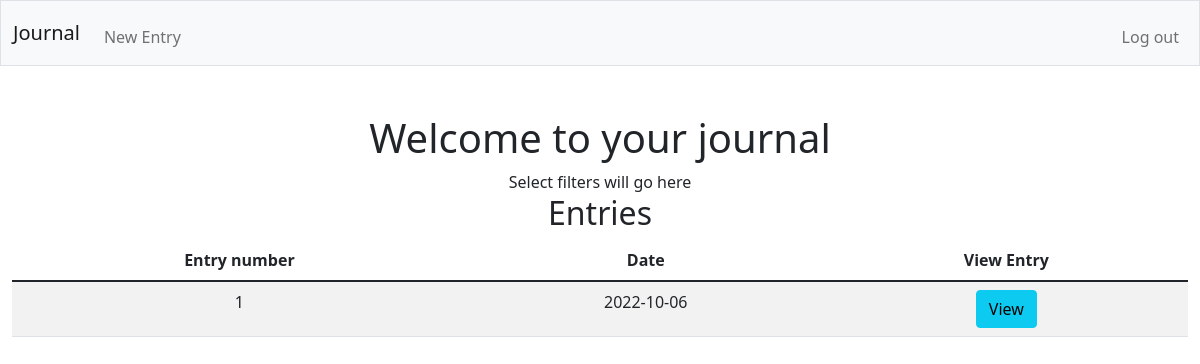
Page / (signed in) on the earlier database version.
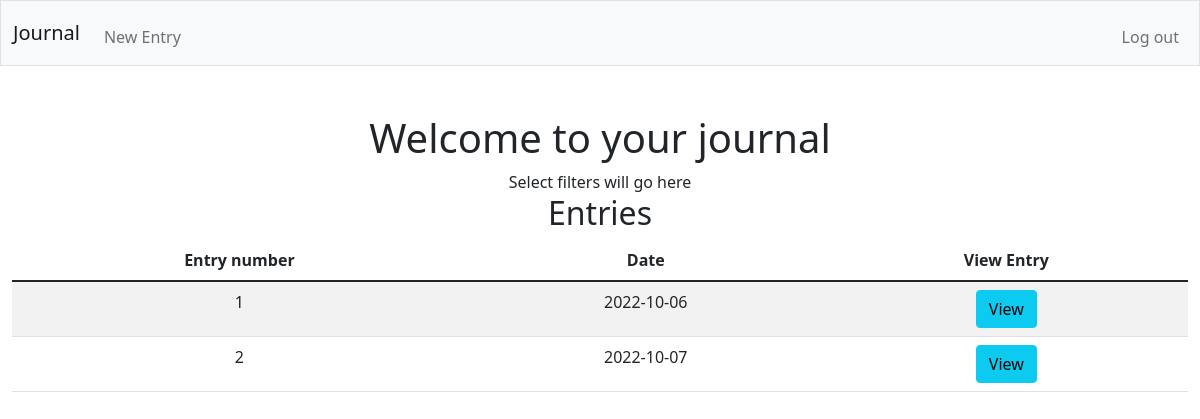
Same page on the later database version.
### tables this page shows
CREATE TABLE "entries" (
	"journal_id"	INTEGER NOT NULL UNIQUE,
	"customer_id"	INTEGER NOT NULL,
	"entry_id"	INTEGER NOT NULL,
	"date"	DATETIME,
	"year"	INTEGER NOT NULL,
	"month"	INTEGER NOT NULL,
	"day"	INTEGER NOT NULL,
	"entry"	INTEGER NOT NULL,
	FOREIGN KEY("customer_id") REFERENCES "users"("id"),
	PRIMARY KEY("journal_id")
);

### app.py (the view)
@app.route("/", methods=["GET", "POST"])
@login_required
def index():
    entries = db.execute("SELECT * FROM entries WHERE customer_id == ?", session["user_id"])
    return render_template("index.html", entries=entries)

### app.py (called while the page is built)
@app.after_request
def after_request(response):
    response.headers["Cache-Control"] = "no-cache, no-store, must-revalidate"
    response.headers["Expires"] = 0
    response.headers["Pragma"] = "no-cache"
    return response

### helpers.py (called while the page is built)
def login_required(f):
    @wraps(f)
    def decorated_function(*args, **kwargs):
        if session.get("user_id") is None:
            return redirect("/login")
        return f(*args, **kwargs)
    return decorated_function

### templates/index.html (shortened to what this page needs)
{% extends "layout.html" %}
{% block main %}
    <h1>Welcome to your journal</h1>
    <div id="entryDates">
        Select filters will go here
    </div>
    <div>
        <h2>Entries</h2>
        <table class="table table-striped table-hover">
            <thead>
                <tr>
                    <th>Entry number</th>
                    <th>Date</th>
                    <th>View Entry</th>
                </tr>
            </thead>
            <tbody>
                {% for entry in entries %}
                    <tr>
                        <td>{{ entry["entry_id"] }}</td>
                        <td>{{ entry["date"] }}</td>
                        <td><button type="button" class="btn btn-info" data-bs-toggle="modal" data-bs-target="#entryModal" data-myentry='{{ entry | tojson }}'>View</button></td>
                    </tr>
                {% endfor %}
            </tbody>
        </table>
    </div>
{% endblock %}

### templates/layout.html (shortened to what this page needs)
<!DOCTYPE html>
<html lang="en">
    <head>
        <link href="https://cdn.jsdelivr.net/npm/bootstrap@5.1.3/dist/css/bootstrap.min.css" rel="stylesheet">
        <link href="/static/style.css" rel="stylesheet">
    </head>
    <body>
        <nav class="bg-light border navbar navbar-expand-md navbar-light">
            <div class="container-fluid">
                <a class="navbar-brand" href="/">Journal</a>
                <div class="collapse navbar-collapse" id="navbar">
                    {% if session["user_id"] %}
                        <ul class="navbar-nav me-auto mt-2">
                            <li class="nav-item"><a class="nav-link" href="/entry">New Entry</a></li>
                        </ul>
                        <ul class="navbar-nav ms-auto mt-2">
                            <li class="nav-item"><a class="nav-link" href="/logout">Log out</a></li>
                        </ul>
                    {% else %}
                        <ul class="navbar-nav ms-auto mt-2">
                            <li class="nav-item"><a class="nav-link" href="/register">Register</a></li>
                            <li class="nav-item"><a class="nav-link" href="/login">Log In</a></li>
                        </ul>
                    {% endif %}
                </div>
            </div>
        </nav>
        <main class="container-fluid py-5 text-center">
            {% block main %}{% endblock %}
        </main>
    </body>
</html>

Differences in the rows shown:
added entries: entry_id "2", date "2022-10-07"
